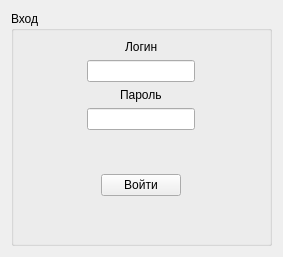
<?xml version="1.0" encoding="UTF-8"?>
<ui version="4.0">
 <class>Form</class>
 <widget class="QWidget" name="Form">
  <property name="geometry">
   <rect>
    <x>0</x>
    <y>0</y>
    <width>283</width>
    <height>257</height>
   </rect>
  </property>
  <property name="windowTitle">
   <string>Form</string>
  </property>
  <layout class="QHBoxLayout" name="horizontalLayout">
   <item>
    <widget class="QGroupBox" name="groupBox">
     <property name="title">
      <string>Вход</string>
     </property>
     <layout class="QHBoxLayout" name="horizontalLayout_2">
      <item>
       <layout class="QVBoxLayout" name="verticalLayout">
        <item alignment="Qt::AlignmentFlag::AlignHCenter">
         <widget class="QLabel" name="label">
          <property name="text">
           <string>Логин</string>
          </property>
         </widget>
        </item>
        <item alignment="Qt::AlignmentFlag::AlignHCenter">
         <widget class="QLineEdit" name="lineEdit"/>
        </item>
        <item alignment="Qt::AlignmentFlag::AlignHCenter">
         <widget class="QLabel" name="label_2">
          <property name="text">
           <string>Пароль</string>
          </property>
         </widget>
        </item>
        <item alignment="Qt::AlignmentFlag::AlignHCenter">
         <widget class="QLineEdit" name="lineEdit_2">
          <property name="inputMethodHints">
           <set>Qt::InputMethodHint::ImhHiddenText|Qt::InputMethodHint::ImhNoAutoUppercase|Qt::InputMethodHint::ImhNoPredictiveText|Qt::InputMethodHint::ImhSensitiveData</set>
          </property>
          <property name="echoMode">
           <enum>QLineEdit::EchoMode::Password</enum>
          </property>
         </widget>
        </item>
        <item>
         <spacer name="verticalSpacer">
          <property name="orientation">
           <enum>Qt::Orientation::Vertical</enum>
          </property>
          <property name="sizeHint" stdset="0">
           <size>
            <width>20</width>
            <height>10</height>
           </size>
          </property>
         </spacer>
        </item>
        <item alignment="Qt::AlignmentFlag::AlignHCenter">
         <widget class="QPushButton" name="pushButton">
          <property name="sizePolicy">
           <sizepolicy hsizetype="Fixed" vsizetype="Fixed">
            <horstretch>0</horstretch>
            <verstretch>0</verstretch>
           </sizepolicy>
          </property>
          <property name="text">
           <string>Войти</string>
          </property>
         </widget>
        </item>
        <item>
         <spacer name="verticalSpacer_2">
          <property name="orientation">
           <enum>Qt::Orientation::Vertical</enum>
          </property>
          <property name="sizeHint" stdset="0">
           <size>
            <width>20</width>
            <height>20</height>
           </size>
          </property>
         </spacer>
        </item>
       </layout>
      </item>
     </layout>
    </widget>
   </item>
  </layout>
 </widget>
 <resources/>
 <connections/>
</ui>
